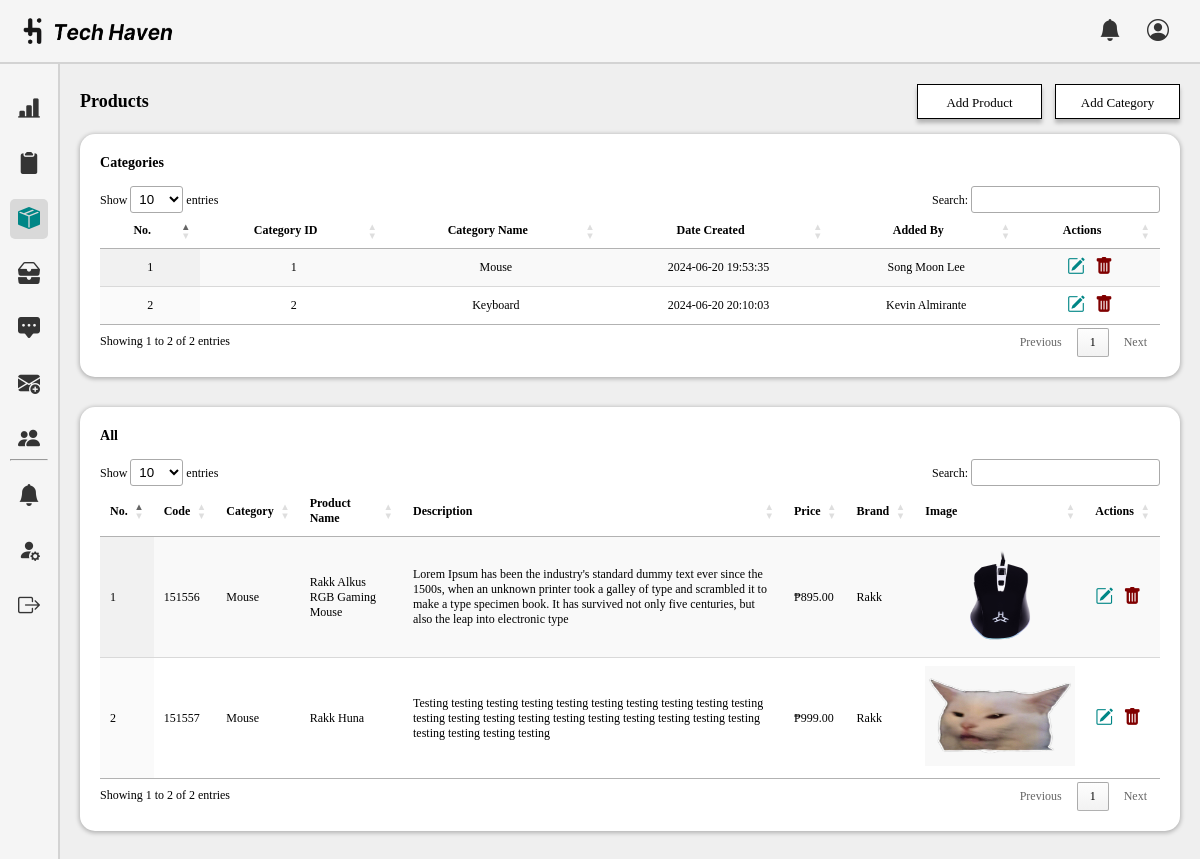
/admin/products.php, run on the app's committed database.
### tables this page shows
CREATE TABLE `category` (
  `categoryID` int(50) NOT NULL,
  `name` varchar(250) NOT NULL,
  `date_created` timestamp NOT NULL DEFAULT current_timestamp(),
  `added_by` varchar(250) NOT NULL
);

CREATE TABLE `products` (
  `prodID` int(50) NOT NULL,
  `prod_name` varchar(250) NOT NULL,
  `category` varchar(100) NOT NULL,
  `prod_desc` varchar(250) NOT NULL,
  `prod_price` int(50) NOT NULL,
  `brand` varchar(100) NOT NULL,
  `img` text NOT NULL,
  `date_created` timestamp NOT NULL DEFAULT current_timestamp(),
  `date_updated` timestamp NOT NULL DEFAULT current_timestamp() ON UPDATE current_timestamp()
);

### admin/products.php (the view, shortened to what this page needs)
<!DOCTYPE html>
<html lang="en">
<head>
    <link rel="stylesheet" href="css/dashboard.css">
    <link rel="stylesheet" href="../assets/font/inter.css">
    <link rel="stylesheet" href="../node_modules/bootstrap-icons/font/bootstrap-icons.css">
    <link rel="stylesheet" type="text/css" href="https://cdn.datatables.net/1.10.25/css/jquery.dataTables.css">
</head>
<body>
    <header class="nav">
        <div class="nav-left">
            <img src="../assets/img/tech-haven-logo2.png" alt="Tech Haven Logo" id="logo">
        </div>
        <div class="nav-right">
            <i class="bi bi-bell-fill tooltip-trigger" data-tooltip="Notifications"></i>
            <i class="bi bi-person-circle tooltip-trigger" data-tooltip="Profile"></i>
        </div>
    </header>
    <section class="container">
        <div class="sidebar">
            <ul class="sidebar-list">
                <li class="sidebar-list-item">
                    <a href="dashboard.php" class="sidebar-link tooltip-trigger" data-tooltip="Dashboard">
                          <i class="bi bi-bar-chart-line-fill"></i>
                     </a>
                </li>
                <li class="sidebar-list-item">
                     <a href="orders.php" class="sidebar-link tooltip-trigger" data-tooltip="Orders">
                          <i class="bi bi-clipboard2-fill"></i>
                     </a>
                </li>
                <li class="sidebar-list-item">
                     <a href="products.php" class="sidebar-link tooltip-trigger active" data-tooltip="Products">
                          <i class="bi bi-box-seam-fill"></i>
                     </a>
                </li>
                <li class="sidebar-list-item">
                     <a href="inventory.php" class="sidebar-link tooltip-trigger" data-tooltip="Inventory">
                          <i class="bi bi-inboxes-fill"></i>
                    </a>
                </li>
                <li class="sidebar-list-item">
                     <a href="feedbacks.php" class="sidebar-link tooltip-trigger" data-tooltip="Feedbacks">
                         <i class="bi bi-chat-square-dots-fill"></i>
                     </a>
                </li>
                <li class="sidebar-list-item">
                     <a href="users.php" class="sidebar-link tooltip-trigger" data-tooltip="Advertisements">
                         <i class="bi bi-envelope-plus-fill"></i>
                     </a>
                </li>
                <li class="sidebar-list-item">
                     <a href="users.php" class="sidebar-link tooltip-trigger" data-tooltip="Users">
                         <i class="bi bi-people-fill"></i>
                     </a>
                </li>
                <hr>
                <li class="sidebar-list-item">
                     <a href="users.php" class="sidebar-link tooltip-trigger" data-tooltip="Notifications">
                         <i class="bi bi-bell-fill"></i>
                     </a>
                </li>
                <li class="sidebar-list-item">
                     <a href="users.php" class="sidebar-link tooltip-trigger" data-tooltip="Edit Profile">
                         <i class="bi bi-person-fill-gear"></i>
                     </a>
                </li>
                <li class="sidebar-list-item">
                     <a href="products.php?logout=1" class="sidebar-link tooltip-trigger" data-tooltip="Logout">
                         <i class="bi bi-box-arrow-right"></i>
                     </a>
                </li>
              </ul>
          </div>
     <div class="dashboard-content">
    <div class="heading-container">
        <h1>Products</h1>
            <div class="heading-buttons">
                <a href="#" class="button-link">Add Product</a>
                <a href="#" class="button-link">Add Category</a>
            </div>
        </div><br>
        <div class = "wrapper-dashboard">
        <h3>Categories</h3><br>
       <table id="example" class="display" style="width:100%">
            <thead>
                <tr>
                    <th>No.</th>
                    <th>Category ID</th>
                    <th>Category Name</th>
                    <th>Date Created</th>
                    <th>Added By</th>
                    <th>Actions</th>
                </tr>
            </thead>
            <tbody>
                <?php
                $servername = "localhost";
                $username = "root";
                $password = "";
                $dbname = "th_db";
                $conn = new mysqli($servername, $username, $password, $dbname);
                $sql = "SELECT categoryID, name, date_created, added_by FROM category";
                $result = $conn->query($sql);
                if ($result->num_rows > 0) {
                    $counter = 1;
                    while($row = $result->fetch_assoc()) {
                        echo "<tr>";
                        echo "<td>" . $counter . "</td>";
                        echo "<td>" . $row["categoryID"] . "</td>";
                        echo "<td>" . $row["name"] . "</td>";
                        echo "<td>" . $row["date_created"] . "</td>";
                        echo "<td>" . $row["added_by"] . "</td>";
                        echo "<td>";
                        echo "<a href='edit.php?id=" . $row["categoryID"] . "' class='bi bi-pencil-square' title='Edit' style='color:#008686;font-size:18px;'></a>";
                        echo "<a href='#' class='bi bi-trash-fill delete-btn' data-id='" . $row["categoryID"] . "' title='Delete' style='margin-left: 10px;color:maroon;font-size:18px;'></a>";
                        echo "</td>";
                        echo "</tr>";
                        $counter++;
                    }
                } else {
                    echo "<tr><td colspan='7'>No results found</td></tr>";
                }
                ?>
            </tbody>
        </table>
        </div><br><br>
        <div class = "wrapper-dashboard">
        <h3>All</h3><br>
       <table id="example2" class="display" style="width:100%">
            <thead>
                <tr>
                    <th>No.</th>
                    <th>Code</th>
                    <th>Category</th>
                    <th>Product Name</th>
                    <th>Description</th>
                    <th>Price</th>
                    <th>Brand</th>
                    <th>Image</th>
                    <th>Actions</th>
                </tr>
            </thead>
            <tbody>
                <?php
                $servername = "localhost";
                $username = "root";
                $password = "";
                $dbname = "th_db";
                $conn = new mysqli($servername, $username, $password, $dbname);
                $sql = "SELECT prodID, category, prod_name, prod_desc,prod_price, brand,img,date_created,date_updated FROM products";
                $result = $conn->query($sql);
                if ($result->num_rows > 0) {
                    $counter = 1;
                    while($row = $result->fetch_assoc()) {
                        echo "<tr>";
                        echo "<td>" . $counter . "</td>";
                        echo "<td>" . $row["prodID"] . "</td>";
                        echo "<td>" . $row["category"] . "</td>";
                        echo "<td>" . $row["prod_name"] . "</td>";
                        echo "<td>" . $row["prod_desc"] . "</td>";
                        echo "<td>₱" . number_format($row["prod_price"], 2) . "</td>";
                        echo "<td>" . $row["brand"] . "</td>";
                        echo "<td><img src='../assets/img/" . $row["img"] . "' alt='" . $row["prod_name"] . "' style='width: 150px; height: 100px;'></td>";
                        echo "<td>";
                        echo "<a href='edit.php?id=" . $row["prodID"] . "' class='bi bi-pencil-square' title='Edit' style='color:#008686;font-size:18px;'></a>";
                        echo "<a href='#' class='bi bi-trash-fill delete-btn' data-id='" . $row["prodID"] . "' title='Delete' style='margin-left: 10px;color:maroon;font-size:18px;'></a>";
                        echo "</td>";
                        echo "</tr>";
                        $counter++;
                    }
                } else {
                    echo "<tr><td colspan='7'>No results found</td></tr>";
                }
                ?>
            </tbody>
        </table>
        </div>
    </div>
    </section>
</body>
</html>

### admin/css/dashboard.css (style rules this page uses)
* { margin: 0; box-sizing: border-box; padding: 0; }
:root { --lightColor: #F5F5F5; --shadedColor: #E7E7E7; --darkModeNav: #292929; --darkBody: #5C5C5C; }
.nav { background: var(--lightColor); display: flex; justify-content: space-between; align-items: center; height: 4rem; font: italic 600 20px/normal 'Inter'; box-shadow: 0px 2px 2px 0px rgba(0, 0, 0, 0.25); border-bottom: 2px solid #D3D3D3; }
.nav img { width: 150px; margin-left: 15%; }
.nav-left, .nav-middle, .nav-right { display: flex; align-items: center; }
.nav-right { display: flex; justify-content: space-between; margin-right: 1.5%; }
.nav-right i { margin: 13px; cursor: pointer; font-size:22px; color:#343434; }
.sidebar { margin-top:0; width: 60px; height: 917px; flex-shrink: 0; background: var(--lightColor); padding:10px; border-right: 2px solid #D3D3D3; }
.nav-right, .sidebar-link { display: flex; justify-content: center; align-items: center; }
.sidebar-link { height: 40px; width: 100%; display: flex; justify-content: center; align-items: center; text-decoration: none; color: #5C5C5C; border-radius: 5px; }
.sidebar-list-item { height: 100%; display: flex; justify-content: center; align-items: center; margin-top: 15px; }
.sidebar-list-item i { font-size:22px; color:#343434; }
.tooltip-trigger { position: relative; }
.sidebar-link.active .bi { color: #008686; }
.sidebar-link.active { background: #D9D9D9; }
.container { display: flex; }
.dashboard-content { padding: 20px; font: 12px/normal 'Inter'; background-color: #EFEFEF; }
.wrapper-dashboard { width: 100%; height: auto; flex-shrink: 0; padding:20px; border-radius: 15px; background: #FFF; box-shadow: 0px 1px 4px 1px rgba(0, 0, 0, 0.25); }

### admin/products.php (style rules this page uses)
.dashboard-content { width: 100%; padding: 20px; }
#example { width: 100% !important; margin: auto; }
#example th, #example td { text-align: center; }
.button-link { width: 125px; height: 35px; flex-shrink: 0; display: inline-block; font-size: 13px; border: 1px solid #000; background: #FFF; box-shadow: 0px 4px 4px 0px rgba(0, 0, 0, 0.25); text-align: center; text-decoration: none; color:black; padding:10px; margin-left:10px; }
.heading-container { display: flex; align-items: center; justify-content: space-between; }

### data on the page
category: categoryID "1", name "Mouse", date_created "2024-06-20 19:53:35", added_by "Song Moon Lee"
category: categoryID "2", name "Keyboard", date_created "2024-06-20 20:10:03", added_by "Kevin Almirante"
products: prodID "151556", category "Mouse", prod_name "Rakk Alkus RGB Gaming Mouse", prod_desc "Lorem Ipsum has been the industry's standard dummy text ever since the 1500s, when an unknown printer took a galley of type and scrambled it to make a type specimen book. It has survived not only five centuries, but also the leap into electronic type", prod_price "895.00", brand "Rakk", img (picture)
products: prodID "151557", category "Mouse", prod_name "Rakk Huna", prod_desc "Testing testing testing testing testing testing testing testing testing testing testing testing testing testing testing testing testing testing testing testing testing testing testing testing", prod_price "999.00", brand "Rakk", img (picture)
